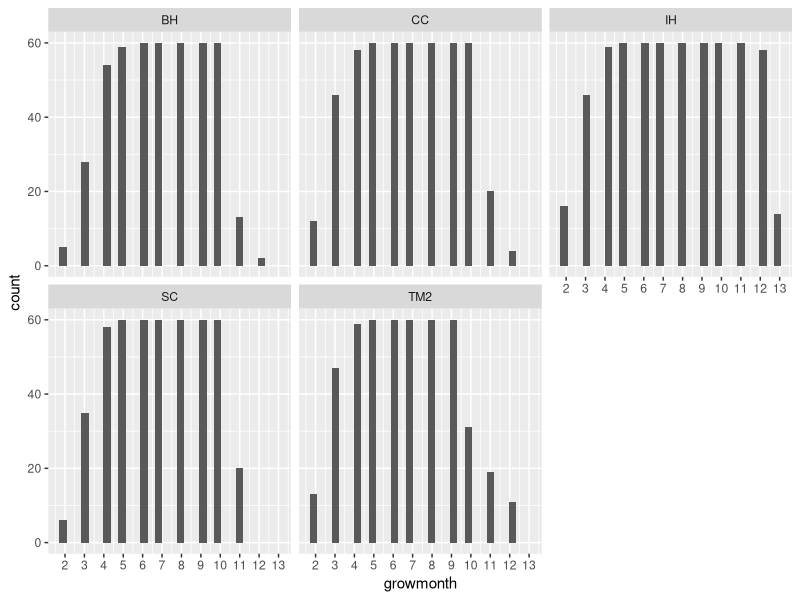
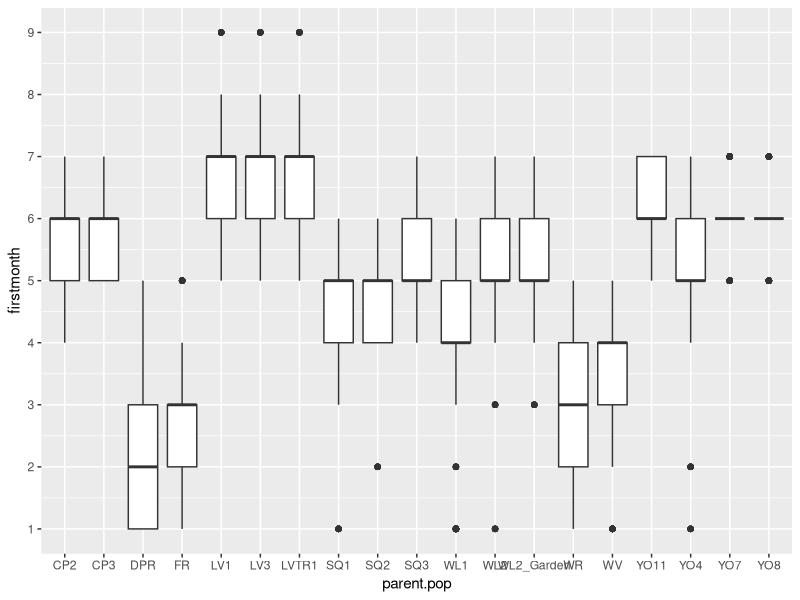
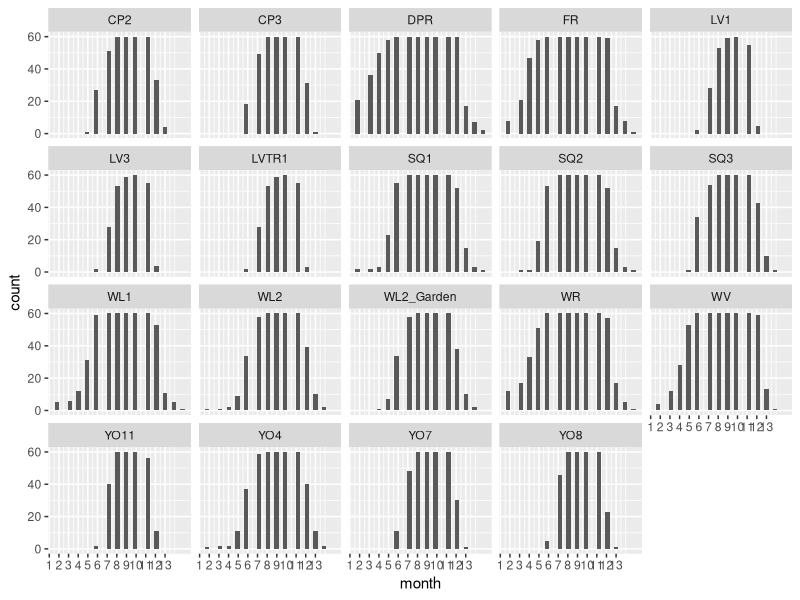

Write R code to recreate these figures, in order.
## ---- chunk 1
knitr::opts_chunk$set(echo = TRUE)
#clear console if needed
#rm(list = ls())
## ---- chunk 2
library(raster) #for the CV function 
library(tidyverse)

sem <- function(x, na.rm=FALSE) { #standard error function 
  sd(x,na.rm=na.rm)/sqrt(length(na.omit(x)))
} 

true_round <- function(number, digits) { #rounding function that bypasses R's round to even default
  posneg <- sign(number)
  number <- abs(number) * 10^digits
  number <- number + 0.5 + sqrt(.Machine$double.eps)
  number <- trunc(number)
  number <- number / 10 ^ digits
  number * posneg
} 
## ---- chunk 3
#pop info
pops_common_garden <- read_csv("../input/WL2_Data/Pops_for_2023_WL2.csv") #pops included in common garden 
pops_common_garden_nonotes <- pops_common_garden %>% select(parent.pop:phylogroup, elevation.group) #subset columns

#Need to add YO1 for JGI:
yose1 <- tibble(parent.pop="YO1", phylogroup=NA) 
pops_common_garden_jgi <- bind_rows(pops_common_garden_nonotes, yose1)

#extra location info 
pop_loc <- read_csv("../input/Strep_tort_locs.csv")

#need to change YOSE to YO
pop_loc_yo <- pop_loc %>% mutate(parent.pop = str_replace(`Site code`, "YOSE(\\d+)", "YO\\1")) %>% select(Lat, Long, elev_m=`Elevation (m)`, parent.pop)

#merge in location info
pop_elev <- left_join(pops_common_garden_jgi, pop_loc_yo)

#add in common garden sites
sites_loc <- tibble(parent.pop=c("UCD_Garden", "WL2_Garden"), phylogroup=NA, Lat=c("38.53250", "38.82599"), Long=c("-121.78299", "-120.25090"), elev_m=c(16,2020))
pops_gardens_locs <- bind_rows(pop_elev, sites_loc)

#add row names
pops_gardens_locs_rowids <- pops_gardens_locs %>% rowid_to_column() %>% mutate(rowid = as.character(rowid))
## ---- chunk 4
flint_data1 <- read_csv("../input/Updated_Flint_Climate_Oct2024.csv") #This only goes through Aug 2024
flint_data2 <- read_csv("../input/Updated_Flint_Sept-Dec2024.csv") #Sept-Dec 2024

#merge:
flint_data <- bind_rows(flint_data1, flint_data2)
## ---- chunk 5
cwd <- flint_data %>% filter(str_detect(DataFileName, "cwd"))
cwd_long <- cwd %>% 
  pivot_longer(!DataFileName, names_to = "rowid", values_to = "cwd") %>% 
  extract(DataFileName, c("year", "month"), "(\\d+)(.*)", convert = TRUE) %>% 
  separate(month, into = c("month", "file_type")) %>% select(rowid, year, month, cwd)

pet <- flint_data %>% filter(str_detect(DataFileName, "pet"))
pet_long <- pet %>% 
  pivot_longer(!DataFileName, names_to = "rowid", values_to = "pet") %>% 
  extract(DataFileName, c("year", "month"), "(\\d+)(.*)", convert = TRUE) %>% 
  separate(month, into = c("month", "file_type")) %>% select(rowid, year, month, pet)

aet <- flint_data %>% 
  filter(str_detect(DataFileName, "aet"))
aet_long <- aet %>% 
  pivot_longer(!DataFileName, names_to = "rowid", values_to = "aet") %>% 
  extract(DataFileName, c("year", "month"), "(\\d+)(.*)", convert = TRUE) %>% 
  separate(month, into = c("month", "file_type")) %>% select(rowid, year, month, aet)

pck <- flint_data %>% filter(str_detect(DataFileName, "pck"))
pck_long <- pck %>% 
  pivot_longer(!DataFileName, names_to = "rowid", values_to = "pck") %>% 
  extract(DataFileName, c("year", "month"), "(\\d+)(.*)", convert = TRUE) %>% 
  separate(month, into = c("month", "file_type")) %>% select(rowid, year, month, pck)

ppt <- flint_data %>% filter(str_detect(DataFileName, "ppt"))
ppt_long <- ppt %>% 
  pivot_longer(!DataFileName, names_to = "rowid", values_to = "ppt") %>% 
  extract(DataFileName, c("year", "month"), "(\\d+)(.*)", convert = TRUE) %>% 
  separate(month, into = c("month", "file_type")) %>% select(rowid, year, month, ppt)

tmn <- flint_data %>% filter(str_detect(DataFileName, "tmn"))
tmn_long <- tmn %>% 
  pivot_longer(!DataFileName, names_to = "rowid", values_to = "tmn") %>% 
  extract(DataFileName, c("year", "month"), "(\\d+)(.*)", convert = TRUE) %>% 
  separate(month, into = c("month", "file_type")) %>% select(rowid, year, month, tmn)

tmx <- flint_data %>% filter(str_detect(DataFileName, "tmx"))
tmx_long <- tmx %>% 
  pivot_longer(!DataFileName, names_to = "rowid", values_to = "tmx") %>% 
  extract(DataFileName, c("year", "month"), "(\\d+)(.*)", convert = TRUE) %>% 
  separate(month, into = c("month", "file_type")) %>% select(rowid, year, month, tmx)

#merge:
flint_long <- full_join(aet_long, cwd_long)
flint_long <- full_join(flint_long, pck_long)
flint_long <- full_join(flint_long, pet_long)
flint_long <- full_join(flint_long, ppt_long)
flint_long <- full_join(flint_long, tmn_long)
flint_long <- full_join(flint_long, tmx_long)

flint_pops <- full_join(pops_gardens_locs_rowids, flint_long) 
#write_csv(flint_pops, "../output/Climate/Flint_AllSites_Dec2024.csv") 
## ---- chunk 6
pop_elev_climate <- flint_pops %>% 
  select(parent.pop, elevation.group, elev_m, Lat:Long, year:tmx) %>% #organize the columns 
  mutate(elevation.group=if_else(parent.pop=="UCD_Garden", "Low",  #add elevation group for gardens
                                 if_else(parent.pop=="WL2_Garden", "High", elevation.group))) %>% 
  filter(parent.pop!="YO1") #remove YO1 from the dataset 
#write_csv(pop_elev_climate, "../output/Climate/flint_climate_UCDpops.csv") #this is the file used in "Flint_Growth_Season.Rmd" and "Climate_PCAs_AllYear.Rmd"
## ---- chunk 7
month_nums <- tibble(month=c("jan","feb","mar","apr","may","jun","jul","aug","sep","oct","nov","dec"),
                     month_nums=c(1:12)) #give calendar months a number 

#merge:
flint_all_year_mosnums <- left_join(pop_elev_climate, month_nums) %>% arrange(parent.pop, year, month_nums) 

#define the water year as November-October:
flint_all_year_wtr_yr <- flint_all_year_mosnums %>% 
  mutate(wtr_yr = year + month_nums %in% c(11:12)) %>% 
  mutate(timeframe = case_when(
                                wtr_yr < 1964 ~ "beforehistoric",
                                wtr_yr >= 1964 & wtr_yr < 1994 ~ "historic",
                                wtr_yr >= 1994 & wtr_yr < 2024 ~ "recent")) %>%
                         mutate(timeframe = as.factor(timeframe), month = as.factor(month)) %>%
                         filter(wtr_yr != 1895, wtr_yr < 2024) %>% #remove years with less than 12 months of data 
                         mutate(months_wtryr = case_when(
                           month == "nov" ~ 1,
                           month == "dec" ~ 2,
                           month == "jan" ~ 3,
                           month == "feb" ~ 4,
                           month == "mar" ~ 5,
                           month == "apr" ~ 6,
                           month == "may" ~ 7, 
                           month == "jun" ~ 8,
                           month == "jul" ~ 9, 
                           month == "aug" ~ 10,
                           month == "sep" ~ 11,
                           month == "oct" ~ 12 )) %>% 
  select(parent.pop:month, timeframe, wtr_yr, months_wtryr, aet:tmx)  #organize the columns 
summary(flint_all_year_wtr_yr)
#write_csv(flint_all_year_wtr_yr, "../output/Climate/flint_all_year_wtr_yr.csv")

#water year is calculated Nov - October.  Could have issues with this, but move forward for now. Can be changed later. 
## ---- chunk 8
# Calculating average temp and diurnal range for each month
bioclim_wtr_yr_prep <- flint_all_year_wtr_yr %>% 
  mutate(tavg = (tmn + tmx)/2, t_diurnal = (tmx-tmn))

#Bio 1, 2, 4, 7, 12, 15
bioclim_wtr_yr_calc <- bioclim_wtr_yr_prep %>% 
  group_by(parent.pop, elevation.group, elev_m, timeframe, wtr_yr) %>% 
  summarise(ann_tmean=mean(tavg),  #Bio1 - Annual Mean Temperature
            mean_diurnal_range=mean(t_diurnal), #Bio2 - Mean Diurnal Range
            temp_seasonality=sd(tavg), #Bio4 - Temperature Seasonality
            temp_ann_range=(max(tmx))-(min(tmn)), #bio7 - temp annual range
            ann_ppt=sum(ppt), #bio12 - annual precip
            ppt_seasonality=cv(ppt+1)) #bio15 - Precipitation Seasonality (+1 to avoid strange CVs for areas where mean rainfaill is < 1)

# Calculating wettest, driest, warmest, and coldest months 
wettest_month <- bioclim_wtr_yr_prep %>%  #there's one wettest month per pop/year
  group_by(parent.pop, elevation.group, elev_m, timeframe, wtr_yr) %>% 
  slice_max(ppt)
driest_month <- bioclim_wtr_yr_prep %>%  #there's more than one driest month for some pops and years 
  group_by(parent.pop, elevation.group, elev_m, timeframe, wtr_yr) %>% 
  slice_min(ppt)
warmest_month <- bioclim_wtr_yr_prep %>% #there's more than one warmest month for 1 pop/year
  group_by(parent.pop, elevation.group, elev_m, timeframe, wtr_yr) %>% 
  slice_max(tavg)
coldest_month <- bioclim_wtr_yr_prep %>% #there's more than one driest month for some pops and years 
  group_by(parent.pop, elevation.group, elev_m, timeframe, wtr_yr) %>% 
  slice_min(tavg)

# Bio 8, 9, 18, 19
bio8_wtryr <- wettest_month %>% #bio8 = tmean_wettest_month
  dplyr::select(parent.pop, elevation.group, elev_m, timeframe, wtr_yr, tmean_wettest_month=tavg)
bio9_wtryr <- driest_month %>% #bio9 = tmean_driest_month
  group_by(parent.pop, elevation.group, elev_m, timeframe, wtr_yr) %>% 
  summarise(tmean_driest_month=mean(tavg)) #taking the average b/c some years where there are multiple driest months 
bio18_wtryr <- warmest_month %>% #bio18 = ppt_warmest_month
  group_by(parent.pop, elevation.group, elev_m, timeframe, wtr_yr) %>% 
  summarise(ppt_warmest_month=mean(ppt)) #taking the avg b/c more than one warmest month for one pop/year
bio19_wtryr <- coldest_month %>% #bio19 = ppt_coldest_month
  group_by(parent.pop, elevation.group, elev_m, timeframe, wtr_yr) %>% 
  summarise(ppt_coldest_month=mean(ppt)) #taking the avg b/c more than one coldest month for one pop/year
#merge:
bio8_9_wtryr <- full_join(bio8_wtryr, bio9_wtryr) 
bio18_19_wtryr <- full_join(bio18_wtryr, bio19_wtryr) 
all_periods_wtryr <- full_join(bio8_9_wtryr, bio18_19_wtryr)

#Merge all bioclims
bioclim_wtryr <- full_join(bioclim_wtr_yr_calc, all_periods_wtryr)
summary(bioclim_wtryr)
#write_csv(bioclim_wtryr, "../output/Climate/bioclim_wtr_yr.csv")
## ---- chunk 9
growyear_months <- tibble(month=c(1:12), growmonth=c(5, 6, 7, 8, 9, 10, 11, 12, 1, 2, 3, 4)) #start in Sept for low elev though due to after-ripening requirements 
pop_elev_climate_60 <- pop_elev_climate %>% 
  filter(parent.pop != "UCD_Garden") %>% #remove Davis garden 
  mutate(month = recode(month, #convert months to numbers 
  jan = 1,
  feb = 2,
  mar = 3,
  apr = 4,
  may = 5,
  jun = 6,
  jul = 7,
  aug = 8,
  sep = 9,
  oct = 10,
  nov = 11,
  dec = 12
)) %>% 
  left_join(growyear_months) %>% 
  mutate(grow_yr = year + month %in% c(9:12)) %>% #match grow year to grow months 
  filter(grow_yr >= 1964, grow_yr < 2024) %>%  #use the most recent 60 years
  select(parent.pop:Long, year_cal=year, grow_yr, month, growmonth, cwd, pck, ppt, tmn, tmx) %>% 
  arrange(parent.pop, year_cal, month)

pop_elev_climate_60_avgs <- pop_elev_climate_60 %>% 
  group_by(parent.pop, elevation.group, elev_m, month) %>% 
  summarise_at(c("cwd", "pck", "ppt", "tmn", "tmx"), c(mean, sem), na.rm = TRUE) #60 year averages per month for each pop
names(pop_elev_climate_60_avgs) <- gsub("fn2", "sem", colnames(pop_elev_climate_60_avgs))
names(pop_elev_climate_60_avgs) <-gsub("fn1", "mean", colnames(pop_elev_climate_60_avgs))
pop_elev_climate_60_avgs <- pop_elev_climate_60_avgs %>% mutate(PckSum=sum(pck_mean)) #estimate of average total snowpack in a year 
## ---- chunk 10
nosnow_pops_60 <- pop_elev_climate_60_avgs %>% filter(PckSum < 70)
unique(nosnow_pops_60$parent.pop) #BH, CC, TM2, SC, IH 
summary(nosnow_pops_60) #3rd quartile of CWD = 85.15

nosnow_pops_60_tojoin <- nosnow_pops_60 %>% select(parent.pop:elev_m, PckSum) %>% distinct() #pull out PckSum
nosnow_pops_60_years <- left_join(nosnow_pops_60_tojoin, pop_elev_climate_60) #add PckSum to full 60 year data frame 

#first month
nosnow_60_first_month <- nosnow_pops_60_years %>%
  group_by(parent.pop, elevation.group, elev_m, grow_yr) %>% 
  filter(ppt>=25) %>% 
  arrange(growmonth) %>% 
  filter(row_number()==1) #get first month for each pop and year with germinating inducing rain 
nosnow_60_first_month_tomerge <- nosnow_60_first_month %>% 
  select(parent.pop:elev_m, grow_yr, firstmonth=growmonth) #first month is in grow month not calendar month format
#merge:
nosnow_60_first_month_col <- full_join(nosnow_pops_60_years, nosnow_60_first_month_tomerge)

#last month
nosnow_60_last_month <- nosnow_60_first_month_col %>%
  group_by(parent.pop, elevation.group, elev_m, grow_yr) %>% 
  filter(growmonth>firstmonth) %>% #start the search at the first month of the growth season 
  filter(cwd>85.15) %>% #last month is when cwd gets too high 
  arrange(growmonth) %>% 
  filter(row_number()==1)
nosnow_60_last_month_tomerge <- nosnow_60_last_month %>% 
  select(parent.pop:elev_m, grow_yr, lastmonth=growmonth) #last month is in grow month not calendar month format
nosnow_60_last_month_col <- full_join(nosnow_60_first_month_col, nosnow_60_last_month_tomerge) %>% 
  select(parent.pop:growmonth, firstmonth, lastmonth, cwd:tmx)
## ---- chunk 11
nosnow_60_last_month_col %>% filter(is.na(lastmonth)) %>% arrange(grow_yr) #16 cases in IH with no last month 
nosnow_60_last_month_col %>% filter(parent.pop=="IH") #most of above = cases where the next Sept is the month with cwd past the threshold --> figure out how to add this month into the final climate 
##except 2005 & 2019 (for those 2 cwd didn't get above 85.15 until after the next growth season started) --> use max end date for these 
pop_elev_climate %>% filter(parent.pop=="IH") %>% filter(month=="sep", year==2023) #high cwd in sept 2023

nosnow_60_last_month_col %>% filter(is.na(firstmonth)) %>% arrange(grow_yr) #0 cases 
nosnow_60_last_month_col %>% filter(firstmonth>4) #1 case in BH (2014) where first month is after December, this is fine, right?

nosnow_60_last_month_col %>% filter(lastmonth<4) %>% arrange(parent.pop, grow_yr) #1 case in BH 1979 where last month is less than 4 (earlier than December), it's actually only 1 month post start
nosnow_60_last_month_col %>% filter(lastmonth==firstmonth) %>% arrange(parent.pop, grow_yr) #0 cases
nosnow_60_last_month_col %>% filter(lastmonth==1) %>% arrange(parent.pop, grow_yr) #0 cases where Sept is last month 
nosnow_60_last_month_col %>% filter(lastmonth<6) #1 case where Oct-Dec is the last month (same BH as above)
nosnow_60_last_month_col %>% filter(growmonth==firstmonth+1, cwd>85.15) %>% arrange(parent.pop, grow_yr) #1 case where cwd is high in the second growth month (same BH as above - 1979)
nosnow_60_last_month_col %>% filter(parent.pop=="BH", grow_yr==1979) #next growmonth with high enough CWD = 10, use that instead of 2? 
## ---- chunk 12
summary(nosnow_60_last_month_col) #first month in data set = 1, last month in data set = 12 (in grow months)
nosnow_60_last_month_col %>% filter(parent.pop=="IH") %>% summarise(maxEnd=max(lastmonth, na.rm=TRUE)) #max end = 12 in grow months 

nosnow_60first_last_month <- nosnow_60_last_month_col %>% 
  mutate(lastmonth=if_else(parent.pop=="IH" & grow_yr==2005, 12, #use the max end for the cases were CWD never > 85.15
         if_else(parent.pop=="IH" & grow_yr==2019, 12, #use the max end for the cases were CWD never > 85.15
          if_else(parent.pop=="BH" & grow_yr==1979, 10, #use the next month with high CWD
                 lastmonth))))

#deal with cases for IH where sept is the last month 
IH_sept_last_month <- nosnow_60first_last_month %>% 
  filter(is.na(lastmonth)) %>% 
  mutate(lastmonth=13) %>% #last month will be the 13th month 
  arrange(grow_yr) #14 years left for IH with no last month (last month = next year's Sept)

IH_sept_last_month_only <- IH_sept_last_month %>% 
  ungroup() %>% 
  select(parent.pop, year_cal=grow_yr, firstmonth) %>% 
  distinct() %>% #just have 1 row per year where we need to add sept
  left_join(pop_elev_climate_60) %>% 
  filter(month==9) %>% 
  mutate(grow_yr=year_cal, growmonth=13, lastmonth=13) #change grow_yr to include sept 
#still need 2023 sept:
IH_2023_sept <- pop_elev_climate %>% filter(parent.pop=="IH") %>% filter(month=="sep", year==2023) %>% 
  mutate(grow_yr=year, month=9, growmonth=13, lastmonth=13, firstmonth=1) %>% 
  select(parent.pop, year_cal=year, elevation.group:Long, grow_yr, month,growmonth,firstmonth, lastmonth, cwd, pck, ppt:tmx)
## ---- chunk 13
IH_sept_last_month_fixed <- IH_sept_last_month %>% 
  bind_rows(IH_sept_last_month_only) %>% #add rows for sept in 
  bind_rows(IH_2023_sept) %>% 
  arrange(year_cal, month) %>% 
  select(-PckSum) %>% #remove this since we lost it on the new rows 
  group_by(parent.pop, elevation.group, elev_m, grow_yr) %>% 
  filter(growmonth>firstmonth) %>% #first and last month are in grow month format not calendar year 
  filter(growmonth<=lastmonth) %>% 
  arrange(parent.pop, grow_yr, growmonth)

nosnow_grwseason_60 <- nosnow_60first_last_month %>% 
  group_by(parent.pop, elevation.group, elev_m, grow_yr) %>% 
  filter(growmonth>firstmonth) %>% #first and last month are in grow month format not calendar year 
  filter(growmonth<=lastmonth) %>% 
  bind_rows(IH_sept_last_month_fixed) %>% 
  arrange(parent.pop, grow_yr, growmonth) 

xtabs(~parent.pop+month, data=nosnow_grwseason_60)
nosnow_grwseason_60 %>% ggplot(aes(x=growmonth)) + geom_histogram() +
  scale_x_continuous(breaks=c(1, 2, 3, 4, 5,6,7,8,9,10, 11, 12, 13)) +
  facet_wrap(~parent.pop)

nosnow_grwseason_60 %>% filter(parent.pop=="IH", grow_yr==1965)
## ---- chunk 14
snow_pops_60 <- pop_elev_climate_60_avgs %>% filter(PckSum >= 70)
unique(snow_pops_60$parent.pop) #18 pops + garden site get some significant snowpack per year 

#add rest of 2023 calendar year 
snow_pop_ids <- snow_pops_60 %>% select(parent.pop) %>% distinct()
snow_pops_2023_cal_year <- pop_elev_climate %>% 
  filter(parent.pop != "UCD_Garden") %>%  
  mutate(month = recode(month, 
  jan = 1,
  feb = 2,
  mar = 3,
  apr = 4,
  may = 5,
  jun = 6,
  jul = 7,
  aug = 8,
  sep = 9,
  oct = 10,
  nov = 11,
  dec = 12
)) %>% 
  left_join(growyear_months) %>% 
  mutate(grow_yr = year + month %in% c(9:12)) %>%
  select(parent.pop:Long, year_cal=year, grow_yr, month, growmonth, cwd, pck, ppt, tmn, tmx) %>% 
  filter(grow_yr == 2024, year_cal==2023) %>%  
  right_join(snow_pop_ids) 

snow_pops_60_tojoin <- snow_pops_60 %>% select(parent.pop:elev_m, PckSum) %>% distinct()
snow_pops_60_years <- left_join(snow_pops_60_tojoin, pop_elev_climate_60) %>% 
  filter(year_cal >1963) %>%  #remove 1963 calendar year 
  bind_rows(snow_pops_2023_cal_year) %>% #add rest of 2023 calendar year 
  arrange(parent.pop, year_cal, month)

#first month
snow_60_first_month <- snow_pops_60_years %>%
  group_by(parent.pop, elevation.group, elev_m, year_cal) %>% #find snow pops growth season within the normal calendar year since they can end as late as December 
  filter(pck==0) %>% 
  filter(tmn > 0) %>% 
  arrange(month) %>% 
  filter(row_number()==1) #get first month for each pop and year with no snowpack for germ
snow_60_first_month_tomerge <- snow_60_first_month %>% 
  select(parent.pop:elev_m, year_cal, firstmonth=month)
snow_60_first_month_col <- full_join(snow_pops_60_years, snow_60_first_month_tomerge)

#last month 
snow_60_last_month <- snow_60_first_month_col %>%
  group_by(parent.pop, elevation.group, elev_m, year_cal) %>% 
  filter(month>firstmonth) %>% 
  filter(month>4) %>% #before adding this, the min last month was 10 (except for cases with Jan germ and Feb snow)
  filter(if_else(pck>70, pck>70, 
                 if_else(pck>0, tmn < 0, tmn <= -5))) %>%  #-5 is moderate freeze (Pardee et al. 2017)
  arrange(month) %>% 
  filter(row_number()==1) #get first month after growstart for each pop and year with pck >70 OR pck>0 & tmn <0 OR tmn <-5
snow_60_last_month_tomerge <- snow_60_last_month %>% 
  select(parent.pop:elev_m, year_cal, firstmonth,lastmonth=month)
snow_60_last_month_col <- full_join(snow_60_first_month_col, snow_60_last_month_tomerge) %>% 
  select(firstmonth, lastmonth, year_cal:tmx)
## ---- chunk 15
snow_60_last_month_col %>% filter(is.na(firstmonth)) #no cases where there isn't a firstmonth
snow_60_last_month_col %>% filter(lastmonth==firstmonth) %>% arrange(parent.pop, year_cal) #no cases where last month is first month 

snow_60_last_month_col %>% filter(is.na(lastmonth)) #238 cases where there isn't a lastmonth #*no snow_pack, or min temp > -5 
#***WHAT TO DO FOR THESE CASES? check the next calendar year to see when pck > 70 and make the last month 12 (Dec) for the ones without that 

snow_60_last_month_col %>% filter(lastmonth==firstmonth+1) %>% arrange(parent.pop, year_cal) #0 cases 
snow_60_last_month_col %>% filter(lastmonth==firstmonth+2) #6 cases where there was sig snowpack in the second month after the first month of 0 snowpack 
heavysnow_60 <- snow_60_last_month_col %>% filter(lastmonth<=firstmonth+2) %>% filter(month==firstmonth)
summary(heavysnow_60) 
unique(heavysnow_60$parent.pop) #3 pops included (all Lassen)
#high snowpack all year except Aug-Nov, these cases are fine to leave 

snow_60_last_month_col %>% filter(firstmonth<4) %>% filter(pck>70) %>% filter(month>firstmonth, month<10) #13 cases where Jan or Feb = first month, but high snow 1 or 2 months later 
#look at the distribution of start and end months 
snow_60_last_month_col %>% 
  ggplot(aes(x=parent.pop, y=firstmonth)) +
  geom_boxplot() +
  scale_y_continuous(breaks=c(1, 2, 3, 4, 5,6,7,8,9,10, 11, 12)) 
#Jan and Feb are clearly outliers for some higher elev pops 
#SQ1, SQ2, WL1, WL2 (MAR OUTLIER TOO?), WV, YO4
snow_60_last_month_col %>% filter(parent.pop=="SQ1", firstmonth==1) %>% 
  filter(pck>70, month>firstmonth, month<10) #no cases of high snowpack soon after germ
snow_60_last_month_col %>% filter(parent.pop=="SQ2", firstmonth==2) %>% 
  filter(pck>70, month>firstmonth, month<10) #no cases of high snowpack soon after germ
snow_60_last_month_col %>% filter(parent.pop=="WV", firstmonth==1) %>% 
  filter(pck>70, month>firstmonth, month<10) #no cases of high snowpack soon after germ
snow_60_last_month_col %>% filter(parent.pop=="YO4", firstmonth<3) %>% 
  filter(pck>70, month>firstmonth, month<10) #no cases of high snowpack soon after germ
snow_60_last_month_col %>% filter(parent.pop=="WL1", firstmonth<3) %>% 
  filter(pck>70, month>firstmonth, month<10) #3 years with high snow pack 1 or 2 months post germ (1991, 2009, 2018)
snow_60_last_month_col %>% filter(parent.pop=="WL2", firstmonth<=3) %>% 
  filter(pck>70, month>firstmonth, month<10) #1 year with high snow pack 1 month post germ (2014) 
#Check with J&J about the above WL1 and WL2 cases, for now just leave them in 
## ---- chunk 16
#search for the last month in the grow year rather than calendar year for the cases without a last month 
snow_60_last_month_grwyr <- snow_60_last_month_col %>% 
  filter(month<9) %>% 
  group_by(parent.pop, elevation.group, elev_m, grow_yr) %>% 
  filter(if_else(pck>70, pck>70, 
                 if_else(pck>0, tmn < 0, tmn <= -5))) %>%  #-5 is moderate freeze (Pardee et al. 2017)
  arrange(growmonth) %>%  
  filter(row_number()==1)
snow_60_last_month_grwyr_tomerge <- snow_60_last_month_grwyr %>% 
  ungroup() %>% 
  mutate(year_cal=grow_yr-1) %>% #will apply these last months to the previous cal year
  select(parent.pop:elev_m, year_cal,lastmonth_grwyr=growmonth) %>% 
  arrange(parent.pop, year_cal)
snow_60_last_grw_month_col <- left_join(snow_60_last_month_col, snow_60_last_month_grwyr_tomerge) %>% 
  select(firstmonth, lastmonth, lastmonth_grwyr, year_cal:tmx) 


snow_60_last_grw_month_col %>% filter(is.na(lastmonth), is.na(lastmonth_grwyr)) #still some with no last month - use the max last month for these 
snow_60_last_grw_month_col %>% group_by(parent.pop) %>% summarise(maxEnd=max(lastmonth, na.rm = TRUE)) #max end for every pop = 12 
snow_60first_last_month <- snow_60_last_grw_month_col %>% 
  mutate(lastmonth=if_else(is.na(lastmonth) & is.na(lastmonth_grwyr), 12,#assign the max end 
                           lastmonth))

snow_60_last_grw_month_col %>% filter(is.na(lastmonth), !is.na(lastmonth_grwyr)) #use the grow year last month for these
snow_no_end <- snow_60first_last_month %>% 
  filter(is.na(lastmonth)) %>% 
  select(-lastmonth)
snow_no_end_nextyr <- snow_no_end %>%
  filter(grow_yr>year_cal) %>% #want the next calendar year
  ungroup() %>% 
  select(parent.pop, year_cal=grow_yr, firstmonth, lastmonth_grwyr) %>% 
  distinct() %>% 
  left_join(pop_elev_climate_60) %>% 
  filter(growmonth>4) %>% #want only Jan + 
  filter(growmonth<=lastmonth_grwyr) %>% #only keep the rows for the months between Jan and whatever the end month is in growthmonth format 
  mutate(year_cal=year_cal-1, #change the calendar year to the previous 
         month=month+12, #change the month number appropriately 
          lastmonth=(lastmonth_grwyr-4)+12)

snow_no_end_nextyr_lastmonth <- snow_no_end_nextyr %>% 
  select(parent.pop, year_cal, lastmonth) %>% 
  distinct() %>% 
  left_join(snow_no_end) #add last month info to snow_no_end
  
#snow_no_end_nextyr
#snow_60_last_grw_month_col %>% filter(parent.pop=="CP2", year_cal>1975) #the above code worked!
## ---- chunk 17
snow_no_end_last_month_fixed <- snow_no_end_nextyr_lastmonth %>% 
  bind_rows(snow_no_end_nextyr) %>% #add rows for additional months in 
  arrange(year_cal, month) %>% 
  select(-Lat, -Long, -growmonth) %>% #remove this since we lost it on the new rows 
  group_by(parent.pop, elevation.group, elev_m, year_cal) %>% 
  filter(month>firstmonth) %>%  
  filter(month<=lastmonth) %>% 
  arrange(parent.pop, year_cal, month)

snow_grwseason_60 <- snow_60first_last_month %>% 
  group_by(parent.pop, elevation.group, elev_m, year_cal) %>% 
  filter(month>firstmonth) %>% #first and last month are in grow month format not calendar year 
  filter(month<=lastmonth) %>% 
  bind_rows(snow_no_end_last_month_fixed) %>% 
  arrange(parent.pop, year_cal, month) %>% 
  select(parent.pop:elev_m, firstmonth, lastmonth, year_cal:month, cwd:tmx)

xtabs(~parent.pop+month, data=snow_grwseason_60)
snow_grwseason_60 %>% ggplot(aes(x=month)) + geom_histogram() +
  scale_x_continuous(breaks=c(1, 2, 3, 4, 5,6,7,8,9,10, 11, 12,13)) +
  facet_wrap(~parent.pop)
